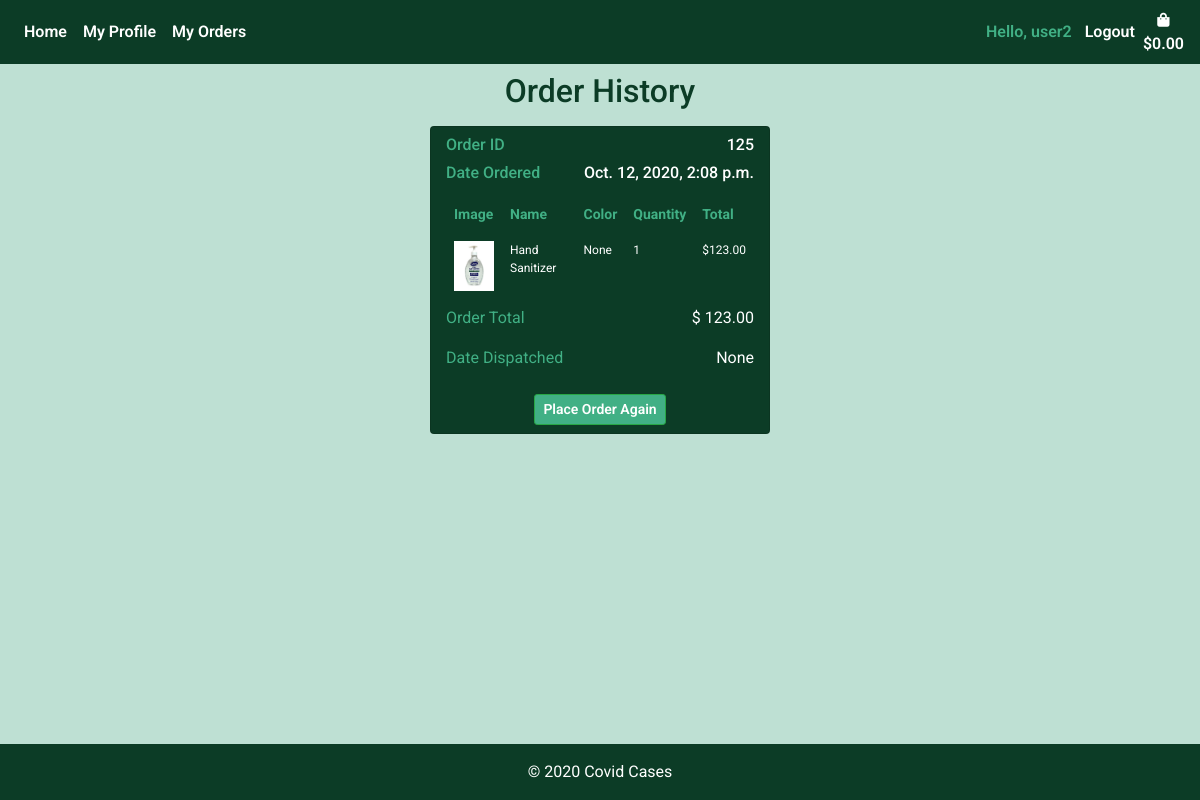
Page /bag/order_history/ (signed in) on the committed database.
### shopping_bag/models.py (models this page shows)
class Order(models.Model):
    customer_profile = models.ForeignKey(Customer, on_delete=models.SET_NULL, null=True, blank=True)
    stripe_pid = models.CharField(max_length=settings.CONST_PROFILE_ATTR, null=False, blank=False, default='')
    ordered_date = models.DateTimeField(auto_now_add=True)
    order_total = models.DecimalField(max_digits=6, decimal_places=2, null=True)
    order_confirmed = models.BooleanField(default=False)
    date_dispatched = models.DateTimeField(null=True)

class OrderItem(models.Model):
    item = models.ForeignKey(Product, on_delete=models.CASCADE)
    order = models.ForeignKey(Order, on_delete=models.CASCADE)
    quantity = models.IntegerField(null=True , editable=True, default=0)
    def line_total(self):
        return self.quantity * self.item.price

### products/models.py (models this page shows, shortened)
class Product(models.Model):
    product_name = models.CharField(max_length=settings.CONST_PROFILE_ATTR)
    color = models.CharField(max_length=settings.CONST_PROFILE_ATTR)
    price = models.DecimalField(max_digits=6, decimal_places=2)
    image = ResizedImageField(size=[400, 500], crop=['middle', 'center'],quality=100, upload_to='', default='noimage.jpeg')
    image_2 = ResizedImageField(size=[400, 500], crop=['middle', 'center'],quality=100, upload_to='', default='noimage.jpeg', null=True)
    number_in_stock = models.IntegerField(null=True , editable=True, default=0)
    is_active = models.BooleanField(default=True, null=True)
    created_by = models.CharField(max_length=settings.CONST_PROFILE_ATTR, null=True)
    created_date = models.TimeField(auto_now_add=True, null=True)
    supplier = models.ForeignKey(Supplier, on_delete=models.CASCADE, null=True)

### shopping_bag/views.py (the view)
# urls.py: path("order_history/", views.order_history, name="order_history"),
def order_history(request):
    customer = Customer.objects.filter(email=request.user.email).first()
    all_orders = Order.objects.filter(customer_profile=customer).order_by("-ordered_date")
    customers_orders = []
    for item in all_orders:
        order_items = OrderItem.objects.filter(order=item.id)
        customers_order = {
            "order": item,
            "order_items": list(order_items),
        }
        customers_orders.append(customers_order)
    context = {
        "customer": customer,
        "customers_order": customers_orders,
    }
    return render(request, "shopping_bag/order_history.html", context)

### shopping_bag/templates/shopping_bag/order_history.html (shortened to what this page needs)
{% extends 'base.html'%}
{% load static %}
{% load tz %}
{% block content %}
<div class="container">
    <h2 class="text-center mt-2">Order History</h2>
    <div class="row">
        {% for order in customers_order %}
        {% if order.order_items %}
        <div class="card col-sm-6 col-md-4 col-lg-4 col-xl-4 mt-2 mb-2 mx-auto" style="max-width:340px;">
                    <h6 class="mt-2"><span class="order-confirmed-label">Order ID </span> <span class="float-right">{{ order.order.id }}</span></h6>
                    {% localtime on %}
                    <h6><span class="order-confirmed-label">Date Ordered</span> <span class="float-right">{{ order.order.ordered_date }}</span></h6>
                    {% endlocaltime %}
                    <div class="h-100" style=>
                        <table class="table table-borderless order-confirmed-table">
                            <thead>
                                <tr>
                                <th scope="col">Image</th>
                                <th scope="col">Name</th>
                                <th scope="col">Color</th>
                                <th scope="col">Quantity</th>
                                <th scope="col">Total</th>
                                </tr>
                            </thead>
                            <tbody>
                                {% for item in order.order_items %}
                                <tr>
                                <td scope="row"><img class="img-fluid" style="max-width:40px;" src="{{ MEDIA_URL }}{{ item.item.image }}"/></td>
                                <td>{{ item.item.product_name }}</td>
                                <td>{{ item.item.color }}</td>
                                <td>{{ item.quantity }}</td>
                                <td>${{ item.line_total }}</td>
                                </tr>
                                {% endfor %}
                            </tbody>
                        </table>
                        <div class="" style="vertical-align:bottom;">
                            <p><span class="order-confirmed-label">Order Total</span> <span class="float-right">$ {{ order.order.order_total }}</span></p>
                            <p><span class="order-confirmed-label">Date Dispatched</span> <span class="float-right">{{ order.order.date_dispatched }}</span></p>
                            <div class="text-center mx-auto">
                                <a class="btn btn-success btn-sm m-2" href="{% url 'place_order_again' order.order.id %}">Place Order Again</a>
                            </div>
                        </div>
                    </div>
        </div>
        {% endif %}
        {% endfor %}
    </div>
</div>
{% endblock %}

### templates/base.html (shortened to what this page needs)
{% load static %}
<!DOCTYPE html>
<html lang="en">
<head>
    {% block corecss %}
    <link rel="stylesheet" href="https://stackpath.bootstrapcdn.com/bootstrap/4.5.2/css/bootstrap.min.css"
>
    <link rel="stylesheet" href="https://use.fontawesome.com/releases/v5.6.1/css/all.css">
    <link rel="stylesheet" href="{% static 'css/base.css' %}">
    {% endblock %}
</head>
<body>
    <nav class="navbar navbar-expand-md navbar-light navbar-bg" style="height:100%;">
        <div class="collapse navbar-collapse" id="navbarCollapse">
            <div class="navbar-nav">
                <a href="{% url 'products' %}" class="nav-item nav-link active">Home</a>
                {% if user.is_authenticated %}
                    <a href="{% url 'edit_profile' %}" class="nav-item nav-link">My Profile</a>
                    <a href="{% url 'order_history' %}" class="nav-item nav-link">My Orders</a>
                {% endif %}
            </div>
            <div class="navbar-nav ml-auto">
                {% if user.is_authenticated %}
                    <span class="nav-item hello-msg">Hello, {{ request.user }}</span>
                    <a href="{% url 'logout_user' %}" class="nav-item nav-link">Logout</a>
                {% else %}
                    <a href="{% url 'login_page' %}" class="nav-item nav-link">Login</a>
                    <a href="{% url 'sign_up' %}" class="nav-item nav-link">Sign up</a>
                {% endif%}
                <a class="d-none d-md-inline-block d-lg-inline-block d-xl-inline-block {% if grand_total %} font-weight-bold{% else %}text-black{% endif %} nav-link nav-item"
                        href="{% url 'view_bag' %}" style="padding:0;">
                        <div class="text-center ">
                            <div><i class="fas fa-shopping-bag fa-sm"></i></div>
                            <p class="mt-0 px-0" style="margin:0;">
                                {% if request.session.grand_total %}
                                    ${{ request.session.grand_total |floatformat:2 }}
                                {% else %}
                                    $0.00
                                {% endif %}
                            </p>
                        </div>
                    </a>
            </div>
        </div>
    </nav>
    {% block content %}
    {% endblock%}
    <footer class="page-footer font-small fixed-bottom">
        <div class="footer-copyright text-center py-3">
            © 2020 <span>Covid Cases</span>
        </div>
    </footer>
</body>
</html>

### static/css/base.css (style rules this page uses)
body { background-color: #bee0d3; color: #0C3C26; font-family: 'Roboto', sans-serif; margin: 0; padding: 0; padding-bottom: 60px; margin: 0 0 40px; }
html { position: relative; min-height: 100%; }
.navbar-bg { background-color: #0C3C26; }
a { color: #fff; }
.btn { font-weight: 600; }
.navbar-light .navbar-nav .nav-link.active { color: #fff; font-weight: 600; }
.navbar-light .navbar-nav .nav-link { color: #fff; font-weight: 600; margin: auto; }
.page-footer { background: #0C3C26; width: 100%; color: #fff; position: absolute; }
a { color: #fff; font-weight: 600; }
.hello-msg { color: #41b085; margin-top: auto; margin-bottom: auto; text-align: center; margin-right: 5px; font-weight: 600; }
.card { background:#0C3C26; color:#fff; }
.btn-success { background: #41b085 !important; color: #fff !important; font-weight: 600; }
.order-confirmed-table { color: #fff; width: auto; margin: auto; margin-bottom: .4rem; margin-top: .4rem; }
.order-confirmed-table th { color: #41b085; font-size: 14px; padding: .5rem }
.order-confirmed-table td { font-size: 12px; padding: .5rem }
.order-confirmed-label { color: #41b085; }

### rows in the picture
Order: order.id "125", order.ordered_date "Oct. 12, 2020, 2:08 p.m.", order.order_total "123.00", order.date_dispatched "None"
OrderItem: item.image (picture), item.product_name "Hand Sanitizer", item.color "None", quantity "1", line_total "123.00"

### other values in the picture
{{ request.user }} "user2"
